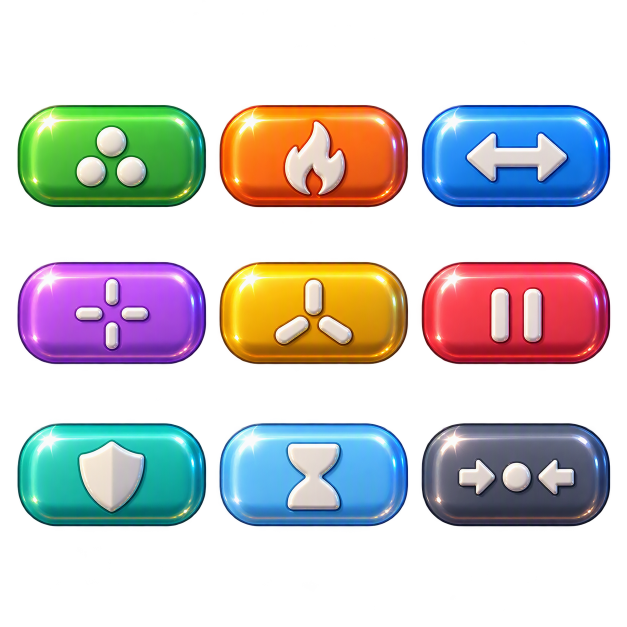
#> input picture art/R05.png, 1254 x 1254 px, given in place of expr-idle.png, which was not available (shown at 1/2 size)
$ python build.py
#> lines starting #> are read from the running program, lines starting #| are printed output that depends on the picture; pictures that were not available may be replaced by others from this repository, and a replacement may not be noted
"""Dragon's Hoard kit (chapter 12): Ember's eight expression busts and the hoard props, cut from the M365 Copilot
dragon kit (2026-10-23, transparent renders) into assets/hoard/ with a manifest for tools/pack_art.py.

Each sprite is cropped to its alpha bounds, resized to 3 px per game unit at its drawn size and saved without metadata.
Manifest per sprite: path, px, drawSize (units), anchor (units, the model point the sprite is drawn on) and, where the
sprite is a collider, contact (the model rect inside the sprite). Ember's busts are scenery behind the cave ledge (no
collider in this chapter); their measured head and chest circles are recorded with solid: false for a later duel beat.

The cave backdrop (M365, 2026-10-23, option A "pillars": rock pillars down both sides, the raised dais with the chest at the
top) is extended (below) to 1024xCAVE_H as RGB and drawn 360 units wide from the top of the playfield; `floor` is the mean
colour of its bottom band, which the renderer extends down a taller phone instead of stretching the plate.

Round 2 (prompt-library/70-render-round-2.md). R01, Ember's six full-body poses, arrived already cut (trimmed, transparent)
as R01/ember-<pose>.png: every pose is scaled by ONE factor (the tallest, windup, is POSE_H units) so his head stays the same
size between poses, anchored on the middle of his body's footprint, and fitted with greedy body circles. R02 (Ember's eye in
five stages) and R03 (Hoard props) are transparent sheets in art/round2/source (copied from main's art/R02.png, R03.png).
They are not on a grid, so each sprite is the union of the sheet's connected alpha components whose centre falls in its
source box below (scipy.ndimage), trimmed to its alpha bounds. The manifest's `skins.ember` lists, per pose, the preferred
key first and the current bust as the fallback, so the game uses a new render as soon as it is packed.

The cave plate fades to flat navy below the dais; extend_cave() continues it to CAVE_H px: the flagstone band and the rock
pillars at both sides repeat down with soft crossfades under a darkening ramp, so the whole playfield reads as the cave.

Run: python3 art/hoard/build.py [kit dir] [cave png] [round2 dir] [R01 pose dir]   (defaults: the shared drop folders below)
"""
import json, os, sys
import numpy as np
from PIL import Image

ROOT = os.path.dirname(os.path.dirname(os.path.dirname(os.path.abspath(__file__))))
KIT = sys.argv[1] if len(sys.argv) > 1 else '/mnt/project-files/breaker/copilot/drops-2026-10-23/m365-dragon-kit'
CAVE = sys.argv[2] if len(sys.argv) > 2 else '/mnt/project-files/breaker/review-2026-10-23/hoard-cave/cave-a-pillars.png'
ROUND2 = sys.argv[3] if len(sys.argv) > 3 else os.path.join(ROOT, 'art', 'round2', 'source')
R01 = sys.argv[4] if len(sys.argv) > 4 else '/mnt/project-files/breaker/review-2026-10-23/hoard-art/R01-ember-poses'
POSE_H = 126          # drawn height of the tallest pose (windup: horns just under the lives row); the others keep their size relative to it
CAVE_H = 2400         # extended cave plate height in px (360 x 843 units: taller than any phone's playfield)
# Round-2 sheets: (file, [(key, source box x0 y0 x1 y1 in sheet px, fit, size, anchor)]). fit 'h': drawn height in units;
# 'w': drawn width; 'box': exactly (w, h) units (a collider-sized prop); 'k': `size` sheet px per unit (one scale for a set).
# anchor 'centre' = middle, 'top' = top centre, 'main' = middle of the largest component (the chime's stand, not its petals).
# The Sunstone (R03 cells 6-7) is not cut: the Crown chest was chosen as the hoard's goal.
GATE_K = 419 / 140    # the intact gate is fitted to the gate span (140x62, its collider); the dented and broken gates share its scale
R2 = [('R02.png', [(f'eye/{i}', (i * 2508 // 5, 0, (i + 1) * 2508 // 5, 627), 'h', 48, 'centre') for i in range(5)]),
      ('R03.png', [('prop/molten_0', (40, 60, 400, 290), 'box', (32, 16), 'centre'), ('prop/molten_1', (400, 60, 750, 290), 'box', (32, 16), 'centre'),
                   ('prop/molten_2', (750, 60, 1110, 290), 'box', (32, 16), 'centre'),
                   ('prop/chime', (1110, 0, 1448, 300), 'h', 20, 'centre'), ('prop/chime_ring', (60, 280, 470, 560), 'h', 20, 'main'),
                   ('prop/gate_0', (30, 545, 480, 800), 'box', (140, 62), 'top'), ('prop/gate_1', (500, 545, 945, 800), 'k', GATE_K, 'top'),
                   ('prop/gate_2', (950, 545, 1420, 800), 'k', GATE_K, 'top'),
                   ('prop/burst_coin', (180, 760, 680, 1086), 'w', 44, 'centre'), ('prop/burst_gem', (800, 760, 1220, 1086), 'w', 40, 'centre')])]
# Ember as a "big sitter" skin (src/fantasy/creatures/sitter.js): each pose's art keys, preferred first, current bust last.
# R01 has six poses; the three moods it has no pose for borrow the nearest one (a broken treasure gets his glare, a chime's
# lullaby his dizzy spirals, the greed card his puffed-up wind-up) so the full-body art never crossfades into a bust.
POSES = {'sleep': ['ember/sleep', 'ember_idle'], 'stir': ['ember/stir', 'ember_taunt'], 'windup': ['ember/windup', 'ember_windup'],
         'breath': ['ember/breath', 'ember_attack'], 'sweep': ['ember/sweep', 'ember_attack'], 'hurt': ['ember/stir', 'ember_hurt'],
         'dizzy': ['ember/defeat', 'ember_stagger'], 'panic': ['ember/windup', 'ember_panic'], 'defeat': ['ember/defeat', 'ember_defeat']}
R01_POSES = ['sleep', 'stir', 'windup', 'breath', 'sweep', 'defeat']
OUT = os.path.join(ROOT, 'assets', 'hoard')
PX = 3
EXPRESSIONS = ['idle', 'taunt', 'windup', 'attack', 'hurt', 'stagger', 'panic', 'defeat']
BUST_H = 140          # every bust is scaled by one factor so the head stays the same size between expressions
# key: (source, drawn width in units, collider). A collider prop is fitted to its exact model rect (the Crown chest spans 3 columns
# by 3 rows: 100x52), so the drawn chest and its collider are the same rectangle in both damage states.
CHEST = (100, 52)
PROPS = {'crown_chest': ('sprites/props/chest-brick.png', 100, True), 'crown_chest_cracked': ('sprites/props/chest-brick-cracked.png', 100, True),
         'coin': ('sprites/props/coin-single.png', 12, False), 'coin_chips_a': ('sprites/props/coin-chips-a.png', 30, False),
         'coin_chips_b': ('sprites/props/coin-chips-b.png', 28, False)}

def crop(path):
#> called with path = 'sprites/ember/expr-idle.png'
    im = Image.open(os.path.join(KIT, path)).convert('RGBA')
#> im is the input picture: PIL image 1254x1254 RGBA; mean R, G, B, A 59.7, 56.7, 57.8, 102.9
    a = np.asarray(im)[:, :, 3]; ys, xs = np.nonzero(a > 8)
#> after `a = np.asarray(im)[:, :, 3]`:
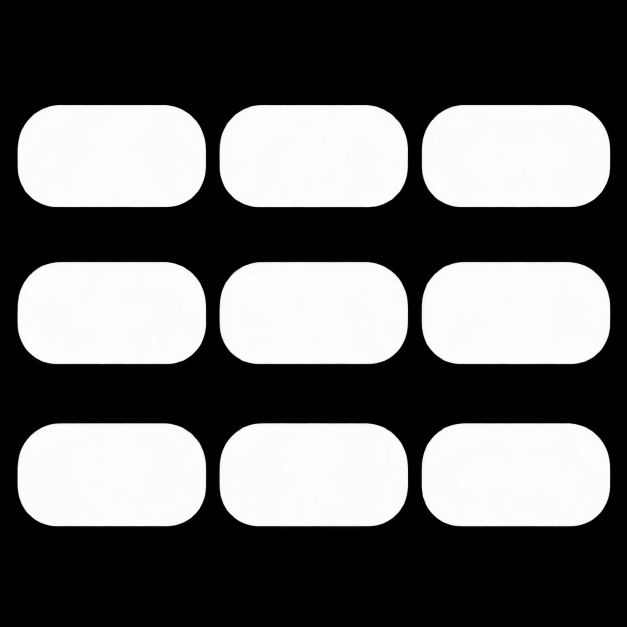
#> a: shape (1254, 1254) (shown at 1/2 size); min 0, max 255, mean 102.9
    return im.crop((xs.min(), ys.min(), xs.max() + 1, ys.max() + 1))
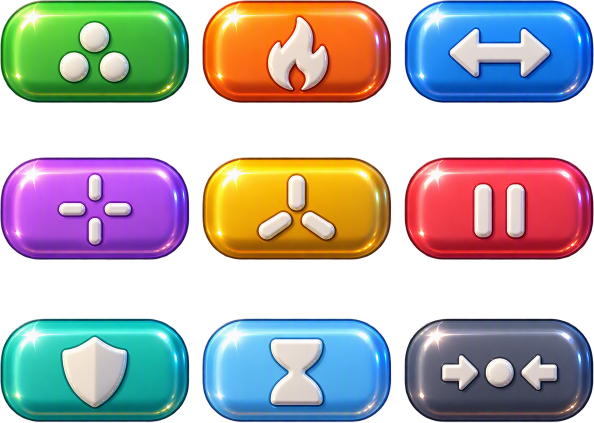
#> returned value: PIL image 1187x846 RGBA (shown at 1/2 size); mean R, G, B, A 91.9, 87.5, 88.7, 161; transparent parts drawn white

def clean(im):
    out = Image.new('RGBA', im.size); out.paste(im); return out   # a fresh image carries no text, ICC or exif chunks

# [111 lines left out: functions circles, body_circles, poses, cut, round2, extend_cave and 1 more, not called in this run]

def main():
    os.makedirs(OUT, exist_ok=True)
    sprites = {}
    busts = {e: crop(f'sprites/ember/expr-{e}.png') for e in EXPRESSIONS}
#> call 2 of crop, with path = 'sprites/ember/expr-taunt.png'
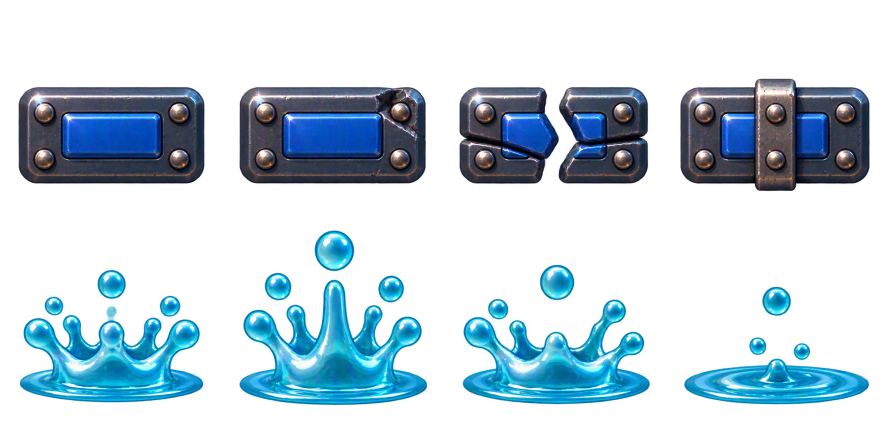
#> input picture art/R06.png, 1774 x 887 px, given in place of expr-taunt.png, which was not available (shown at 1/2 size)
#> in crop, im is the input picture: PIL image 1774x887 RGBA; mean R, G, B, A 18, 39.8, 51.4, 75
#> in crop (call 2), `a = np.asarray(im)[:, :, 3]`:
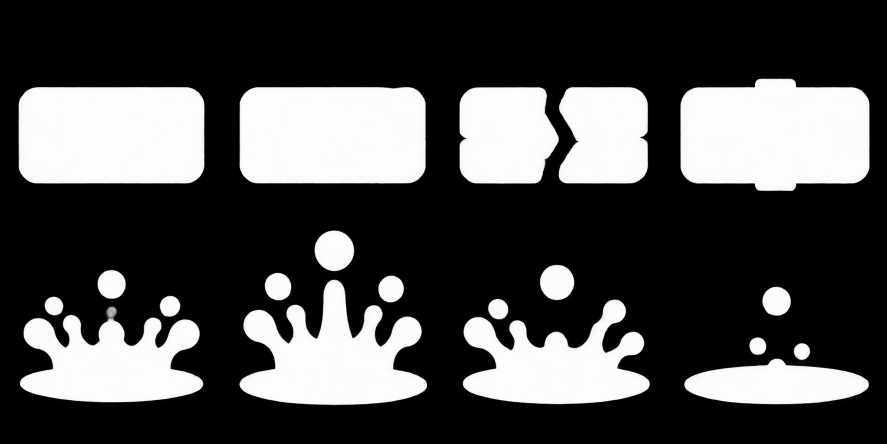
#> a: shape (887, 1774) (shown at 1/2 size); min 0, max 255, mean 75
#> in crop (call 2), `return im.crop((xs.min(), ys.min(), xs.max() + 1, ys.max() + 1))`:
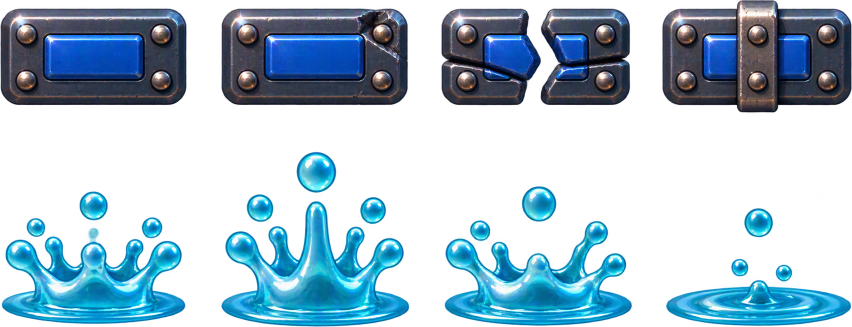
#> returned value: PIL image 1704x654 RGBA (shown at 1/2 size); mean R, G, B, A 24.5, 55, 71.3, 105.9; transparent parts drawn white
    scale = BUST_H * PX / max(b.height for b in busts.values())
    for e, im in busts.items():
        im = clean(im.resize((round(im.width * scale), round(im.height * scale)), Image.LANCZOS)); key = f'ember_{e}'
        im.save(os.path.join(OUT, key + '.png'), optimize=True)
        w, h = im.width / PX, im.height / PX
        # Anchored at the middle of the bust's base: the cave ledge and coin pile hide the cut, and swaps stay aligned.
        sprites[key] = {'path': f'assets/hoard/{key}.png', 'px': [im.width, im.height], 'drawSize': [round(w, 3), round(h, 3)],
                        'anchor': [round(w / 2, 3), round(h, 3)], 'circles': circles(im, 1), 'solid': False}
    for key, (src, width, solid) in PROPS.items():
        im = crop(src); px = round(width * PX)
        size = (CHEST[0] * PX, CHEST[1] * PX) if solid else (px, round(im.height * px / im.width))
        im = clean(im.resize(size, Image.LANCZOS))
        im.save(os.path.join(OUT, key + '.png'), optimize=True)
        w, h = im.width / PX, im.height / PX
        spec = {'path': f'assets/hoard/{key}.png', 'px': [im.width, im.height], 'drawSize': [round(w, 3), round(h, 3)], 'anchor': [round(w / 2, 3), round(h / 2, 3)]}
        if solid: spec['contact'] = [0, 0, round(w, 3), round(h, 3)]   # cropped to the art: the collider is the whole drawn rect
        sprites[key] = spec
    out = extend_cave(Image.open(CAVE).convert('RGB')); out.save(os.path.join(OUT, 'cave.png'), optimize=True)
    band = np.asarray(out)[-24:].reshape(-1, 3).mean(0)
    sprites['cave'] = {'path': 'assets/hoard/cave.png', 'px': list(out.size), 'drawSize': [360, round(360 * out.height / out.width, 3)], 'anchor': [0, 0],
                       'floor': '#%02x%02x%02x' % tuple(int(round(v)) for v in band)}
    poses(sprites); round2(sprites)
    json.dump({'source': 'M365 Copilot dragon kit 2026-10-23 (sprites/ember, sprites/props); R01 Ember poses, R02 eye and R03 props 2026-10-23; art/hoard/build.py', 'px': PX, 'sprites': sprites, 'skins': {'ember': skin(sprites)}},
              open(os.path.join(OUT, 'manifest.json'), 'w'), indent=1)
    print(len(sprites), 'sprites ->', OUT)

if __name__ == '__main__':
#> (the run stopped early here; a loop or call above may not have finished)
